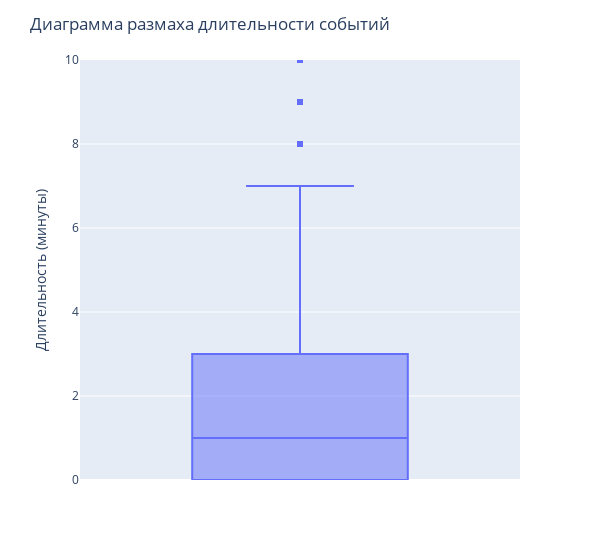

Notebook code cell kept with this figure:
### Markdown cell above
Выведем диаграмму размаха длительности событий для нахождения максимальной длительности сессии

### Code cell
fig = px.box(events['duration'].astype('timedelta64[m]'), y='duration')
fig.update_layout(
    title="Диаграмма размаха длительности событий",
    yaxis_title="Длительность (минуты)",
    yaxis_range=[0,10],
    width=600
)
fig.show()

### Figure 1 — Plotly figure (JSON) as saved in the notebook; plotly's stock layout.template omitted (floating-point values rounded to 4 significant figures; data arrays with more than 128 entries replaced by an {"elided": "..."} marker saying what was removed)
{"data": [{"alignmentgroup": "True", "hovertemplate": "duration=%{y}<extra></extra>", "legendgroup": "", "marker": {"color": "#636efa"}, "name": "", "notched": false, "offsetgroup": "", "orientation": "v", "showlegend": false, "type": "box", "x0": " ", "xaxis": "x", "y": {"elided": "74197 int values"}, "y0": " ", "yaxis": "y"}], "layout": {"boxmode": "group", "legend": {"tracegroupgap": 0}, "margin": {"t": 60}, "title": {"text": "Диаграмма размаха длительности событий"}, "width": 600, "xaxis": {"anchor": "y", "domain": [0, 1]}, "yaxis": {"anchor": "x", "domain": [0, 1], "range": [0, 10], "title": {"text": "Длительность (минуты)"}}}}
